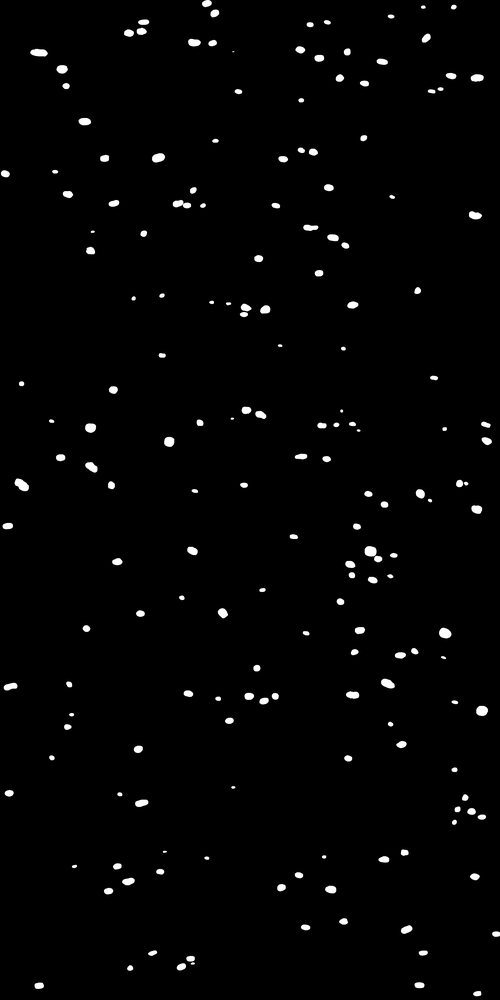
#> input picture ground_truth/2266/all_labels_2266.png, 500 x 1000 px, shrunk from 3078 x 6154 before the run; its folder holds 7 pictures in this run
$ jupyter execute --allow-errors ground_truth_evaluation.ipynb   (shell and % lines are left out)
#> lines starting #> are read from the running program, lines starting #| are printed output that depends on the picture; after the words box and inside, x2 and y2 are one past the last pixel; in counts of white or black regions, pixels touching at a corner belong together; long printed decimals are rounded
# Ground truth evaluation

#### Import the necessary packages

[cell 1]
import cv2
###################################################
import numpy as np
import matplotlib.pyplot as plt
from scipy import ndimage as ndi
import pandas as pd
###################################################
from skimage import data
from skimage import img_as_float, img_as_ubyte
from skimage.measure import label, regionprops, regionprops_table
###################################################
import glob
import time
import os
import sys
from pathlib import Path
###################################################
import sklearn
from sklearn.metrics import accuracy_score, balanced_accuracy_score, precision_score, recall_score
from sklearn.metrics import f1_score, jaccard_score
from sklearn.metrics import confusion_matrix, ConfusionMatrixDisplay

#### Version control

[cell 2]
from datetime import date
today = date.today().isoformat()

print(f"Notebook last run in {today}")

[cell 3]
sklearn.__version__ #scikit-learn

### Last edited: 20.06.2024

[cell 4]
today = time.strftime("%d_%m_%Y")
today

## Load images

All the necessary images should be in a folder called "sample_nr" (e.g. 2266).

[cell 5]
sample_nr = "2266"

[cell 6]
original = cv2.imread(f"{sample_nr}/2266.11C_crop_GT.tif", cv2.IMREAD_GRAYSCALE)

#> (a cell that did not finish here is left out)

[cell 8]
img_true = cv2.imread(f"{sample_nr}/all_labels_{sample_nr}.png", cv2.IMREAD_GRAYSCALE)
#> img_true is the input picture: shape (1000, 500); min 0, max 255, mean 3.9

[cell 9]
img_test = cv2.imread(f"{sample_nr}/2266.11C_segmented.png", cv2.IMREAD_GRAYSCALE)
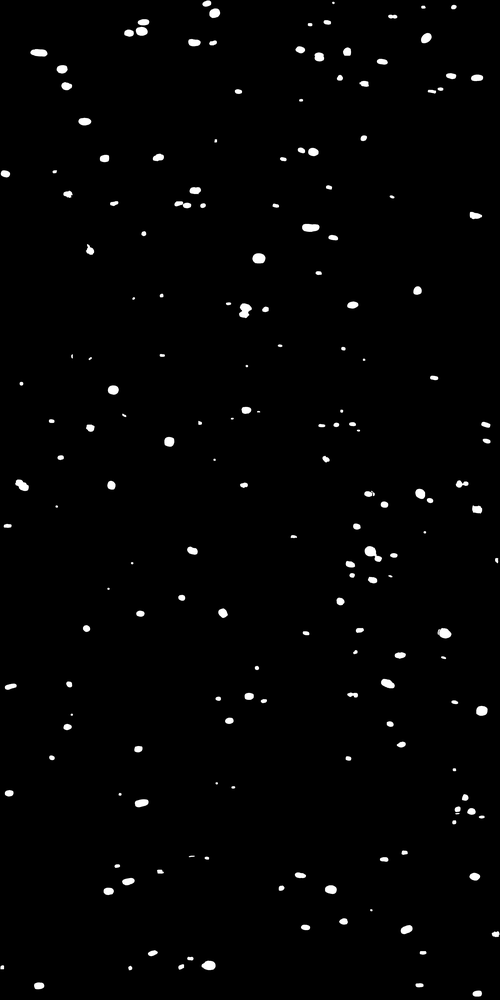
#> input picture ground_truth/2266/2266.11C_segmented.png, 500 x 1000 px, shrunk from 3078 x 6154 before the run
#> img_test is the input picture: shape (1000, 500); min 0, max 255, mean 3.4

[cell 10]
img_above = cv2.imread(f"{sample_nr}/AF_{sample_nr}.png", cv2.IMREAD_GRAYSCALE)
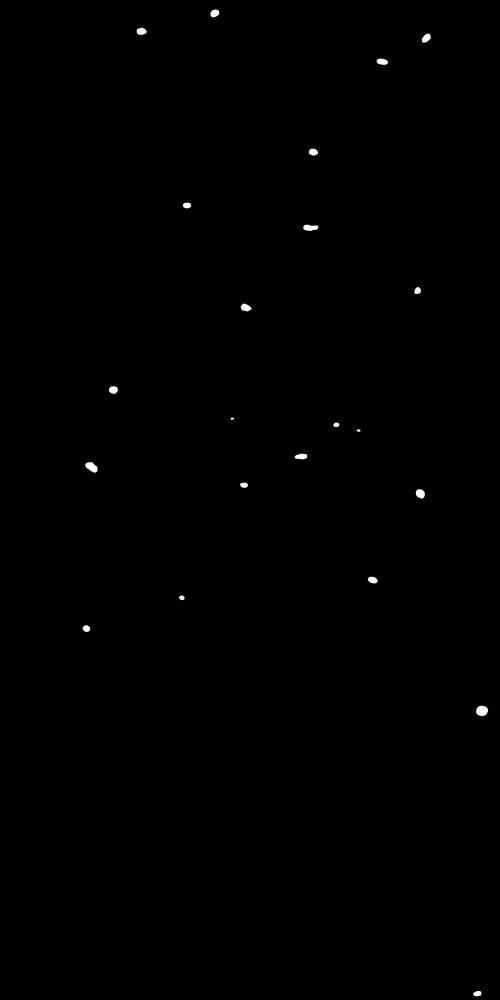
#> input picture ground_truth/2266/AF_2266.png, 500 x 1000 px, shrunk from 3078 x 6154 before the run
#> img_above is the input picture: shape (1000, 500); min 0, max 255, mean 0.5
img_focus = cv2.imread(f"{sample_nr}/focus_{sample_nr}.png", cv2.IMREAD_GRAYSCALE)
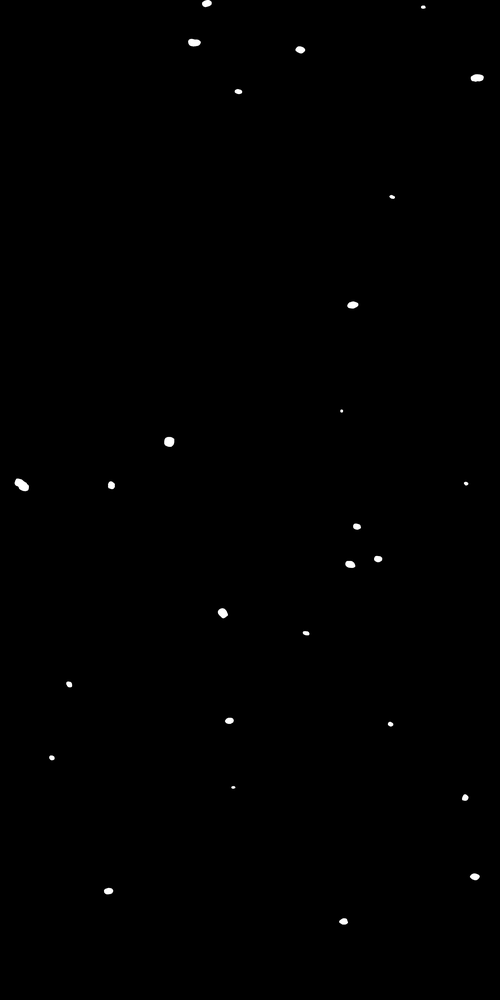
#> input picture ground_truth/2266/focus_2266.png, 500 x 1000 px, shrunk from 3078 x 6154 before the run
#> img_focus is the input picture: shape (1000, 500); min 0, max 255, mean 0.6
img_below = cv2.imread(f"{sample_nr}/BF_{sample_nr}.png", cv2.IMREAD_GRAYSCALE)
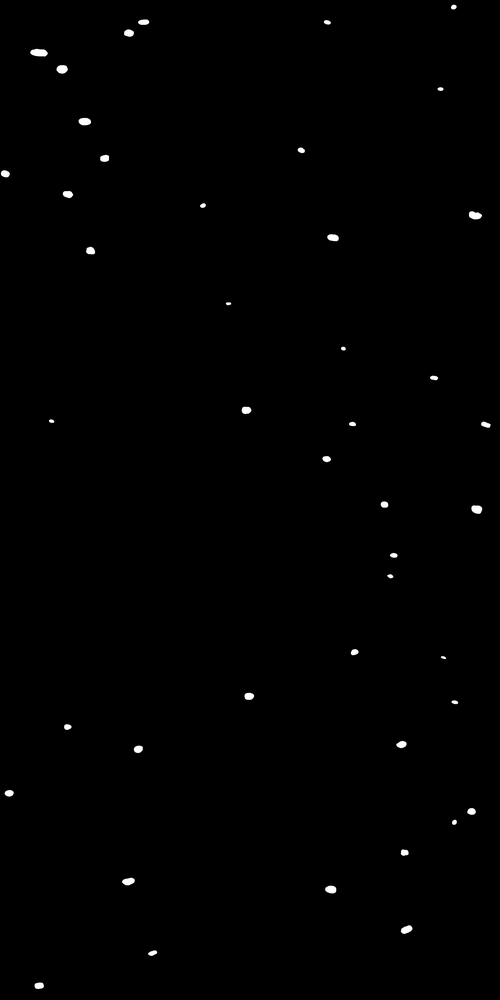
#> input picture ground_truth/2266/BF_2266.png, 500 x 1000 px, shrunk from 3078 x 6154 before the run
#> img_below is the input picture: shape (1000, 500); min 0, max 255, mean 1
img_orange = cv2.imread(f"{sample_nr}/FOF_{sample_nr}.png", cv2.IMREAD_GRAYSCALE)
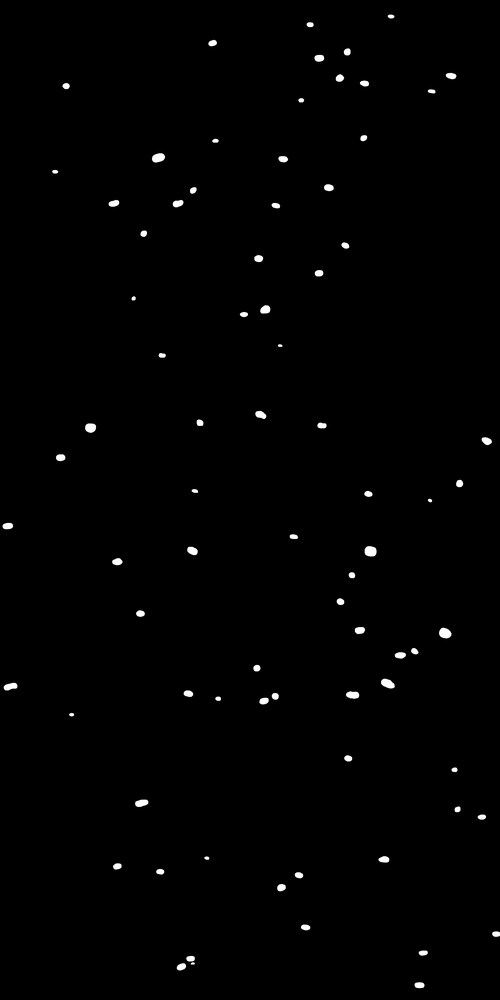
#> input picture ground_truth/2266/FOF_2266.png, 500 x 1000 px, shrunk from 3078 x 6154 before the run
#> img_orange is the input picture: shape (1000, 500); min 0, max 255, mean 1.8
img_blue = cv2.imread(f"{sample_nr}/X_{sample_nr}.png", cv2.IMREAD_GRAYSCALE)
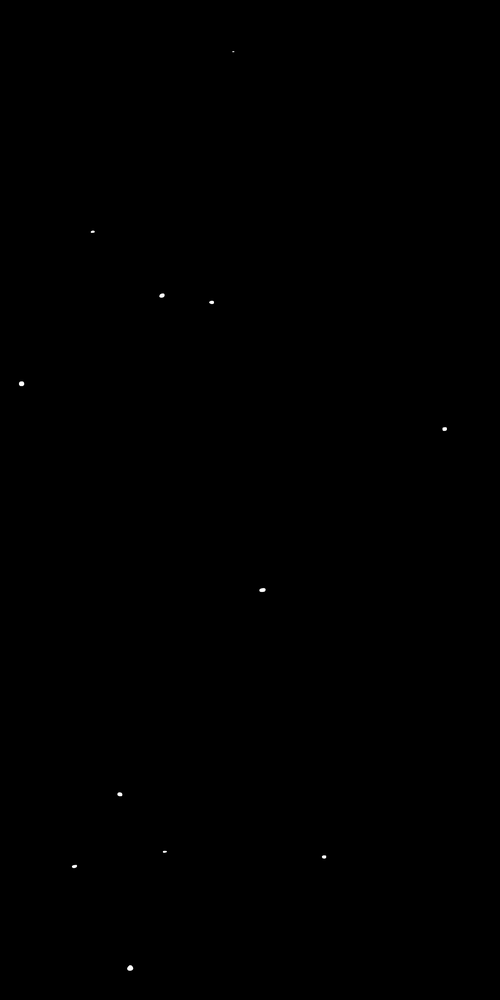
#> input picture ground_truth/2266/X_2266.png, 500 x 1000 px, shrunk from 3078 x 6154 before the run
#> img_blue is the input picture: shape (1000, 500); min 0, max 255, mean 0.1

[cell 11]
plt.imshow(img_true)

[cell 12]
plt.imshow(img_test)

## Calculate full-image segmentation metrics

[cell 13]
### Shape of the GT-image (Y,X)
shap = img_true.shape
shap

[cell 14]
true_label=label(img_true>0) ###Ground truth
#> true_label: shape (1000, 500) int32; 236 distinct labels, from 0 to 235
test_label=label(img_test>0) ###Segmented image
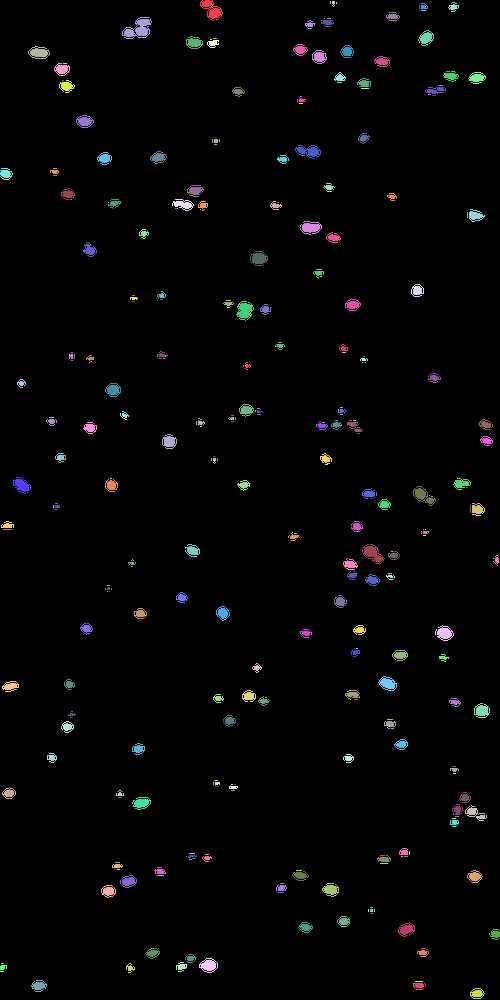
#> test_label: shape (1000, 500) int32; 314 distinct labels, from 0 to 313; one colour per label, 0 black

[cell 15]
true_obj = np.max(true_label)
#> true_obj = 235
seg_obj = np.max(test_label)
#> seg_obj = 313
print(true_obj,seg_obj)
#| 235 313

[cell 16]
img_true_reshape = img_true.reshape(-1)
img_test_reshape = img_test.reshape(-1)

[cell 17]
CM = confusion_matrix(img_true_reshape,img_test_reshape)
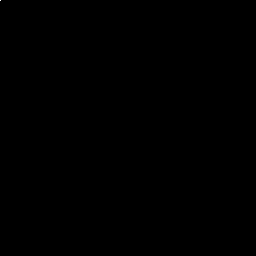
#> CM: shape (256, 256) int64; min 0, max 480819, mean 7.6; drawn with min black and max white

[cell 18]
acc = (CM[1][1]+CM[0][0])/(CM[1][1]+CM[0][0]+CM[0][1]+CM[1][0])
#> acc = 0.995
print(f"Accuracy: {acc}")
#| Accuracy: 0.9954

[cell 19]
bacc = balanced_accuracy_score(img_true_reshape,img_test_reshape)
#> bacc = 0.0257
print(f"Balanced accuracy: {bacc}")
#| Balanced accuracy: 0.02568

[cell 20]
prec = (CM[1][1])/(CM[1][1]+CM[0][1])
#> prec = 0.349
print(f"Precision: {prec}")
#| Precision: 0.3486

[cell 21]
rec = (CM[1][1])/(CM[1][1]+CM[1][0])
#> rec = 0.261
print(f"Recall: {rec}")
#| Recall: 0.2607

#> (a cell that did not finish here is left out)

## Visualize single objects

#### Ground truth and Segmented image

[cell 23]
true_label=label(img_true>0) ###Ground truth
test_label=label(img_test>0) ###Segmented image

[cell 24]
true_obj = np.max(true_label)
seg_obj = np.max(test_label)
print(true_obj,seg_obj)
#| 235 313

[cell 25]
true_props=regionprops(true_label,original)
#> true_props = 235 regions; largest, box (x1, y1, x2, y2) and area: (121, 17, 152, 39) 302, (362, 544, 385, 565) 246, (239, 404, 269, 422) 235, (325, 232, 352, 251) 207, (174, 953, 197, 973) 201
test_props=regionprops(test_label,original)
#> test_props = 313 regions; largest, box (x1, y1, x2, y2) and area: (122, 17, 152, 39) 337, (362, 544, 385, 565) 231, (200, 0, 223, 21) 228, (236, 301, 254, 321) 217, (295, 145, 321, 159) 197

[cell 26]
print(len(true_props),len(test_props))
#| 235 313

[cell 27]
### Choose an air hydrate number to compare labeled and segmented
hydrate = 13

[cell 28]
base_true=np.zeros(img_true.shape, dtype=np.uint8)
base_test=np.zeros(img_test.shape, dtype=np.uint8)

[cell 29]
coordinates_true = true_props[hydrate]["coords"]
#> coordinates_true = 86 pairs, first value 37 to 48, second value 206 to 218
coordinates_test = test_props[hydrate]["coords"]
#> coordinates_test = 60 pairs, first value 20 to 26, second value 321 to 333

[cell 30]
for coord in coordinates_true:
        base_true[coord[0],coord[1]]=255
#> this loop made 86 passes
#> coord on passes 1 to 8: [37, 213], [37, 214], [38, 210], [38, 211], [38, 212], [38, 215], [38, 216], [39, 209]
#> base_true: shape (1000, 500); 0.02% white; 1 white region, box (x1, y1, x2, y2) and area: (206, 37, 219, 49) 86

[cell 31]
for coord in coordinates_test:
        base_test[coord[0],coord[1]]=255
#> this loop made 60 passes
#> coord on passes 1 to 8: [20, 321], [20, 322], [20, 323], [20, 324], [20, 325], [20, 326], [20, 327], [20, 328]
#> base_test: shape (1000, 500); 0.01% white; 1 white region, box (x1, y1, x2, y2) and area: (321, 20, 334, 27) 60

#### Set bounding box expansion

[cell 32]
bounding_box = 12

[cell 33]
transposed = np.transpose(coordinates_true)

[cell 34]
if (np.min(transposed[0])-(bounding_box+1)) < 0:
    xmin = np.min(transposed[0])
else:
    xmin = np.min(transposed[0]) - bounding_box
#> xmin = 25
if (np.max(transposed[0])+(bounding_box+1)) > (shap[0]):
    xmax = np.max(transposed[0])
else:
    xmax = np.max(transposed[0]) + bounding_box
#> xmax = 60

[cell 35]
if (np.min(transposed[1])-(bounding_box+1)) < 0:
    ymin = np.min(transposed[1])
else:
    ymin = np.min(transposed[1]) - bounding_box
#> ymin = 194
if (np.max(transposed[1])+(bounding_box+1)) > (shap[1]):
    ymax = np.max(transposed[1])
else:
    ymax = np.max(transposed[1]) + bounding_box
#> ymax = 230

[cell 36]
print(xmin,xmax,ymin,ymax)
#| 25 60 194 230

[cell 37]
background = np.zeros(base_true[xmin:xmax,ymin:ymax].shape, dtype=np.uint8)

[cell 38]
r=img_as_ubyte(base_true[xmin:xmax,ymin:ymax])
#> r: shape (35, 36); 6.8% white; 1 white region, box (x1, y1, x2, y2) and area: (12, 12, 25, 24) 86
g=background
b=background

[cell 39]
bgr=cv2.merge((b,g,r))

#> (a cell that did not finish here is left out)

#> (a cell that did not finish here is left out)

#### Plot

[cell 42]
# create figure
fig = plt.figure(figsize=(12, 12))

# setting values to rows and column variables
rows = 1
columns = 4

# Adds a subplot at the 1st position
fig.add_subplot(rows, columns, 1)

# showing image
plt.imshow(base_true[xmin:xmax,ymin:ymax], cmap="gray")
#plt.axis('off')
plt.title("Ground truth")

# Adds a subplot at the 2nd position
fig.add_subplot(rows, columns, 2)

# showing image
plt.imshow(img_test[xmin:xmax,ymin:ymax],cmap="gray")
plt.axis('off')
plt.title("Segmentation")

# Adds a subplot at the 3rd position
fig.add_subplot(rows, columns, 3)

# showing image
#> (the rest of this cell did not finish here and is left out)

placeholder

placeholder

# Compare each object

### Define functions

[cell 43]
def func(nr_obj,img_true,true_props,img_test,bbox_size,a,true_area,slize,TP,TN,FP,FN):
#> called with nr_obj = 235, bbox_size = 12, a = 0
    for amount in range(nr_obj):
        base_true=np.zeros(img_true.shape, dtype=np.uint8)
        coordinates = true_props[a]["coords"]
        for coord in coordinates:
            base_true[coord[0],coord[1]]=255
        transposed = np.transpose(coordinates)
        if (np.min(transposed[0])-(bbox_size+1)) < 0:
            xmin = np.min(transposed[0])
        else:
            xmin = np.min(transposed[0]) - bbox_size
        if (np.max(transposed[0])+(bbox_size+1)) > (shap[0]):
            xmax = np.max(transposed[0])
        else:
            xmax = np.max(transposed[0]) + bbox_size
        if (np.min(transposed[1])-(bbox_size+1)) < 0:
            ymin = np.min(transposed[1])
        else:
            ymin = np.min(transposed[1]) - bbox_size
        if (np.max(transposed[1])+(bbox_size+1)) > (shap[1]):
            ymax = np.max(transposed[1])
        else:
            ymax = np.max(transposed[1]) + bbox_size
        true_crop = base_true[xmin:xmax,ymin:ymax]
        seg_crop = img_test[xmin:xmax,ymin:ymax]
        true_crop_reshape = true_crop.reshape(-1)
        seg_reshape=seg_crop.reshape(-1)
        CM = confusion_matrix(true_crop_reshape,seg_reshape)
        true_area.append(true_props[a]["area"])
        slize.append(true_props[a]["slice"])
        TP.append(CM[1][1])
        TN.append(CM[0][0])
        FP.append(CM[0][1])
        FN.append(CM[1][0])
        a=a+1
#> this loop made 235 passes
#> (coordinates, transposed, xmin, xmax, ymin, ymax, CM) on passes 18, 21, 23: ([[49, 232], [49, 233], [49, 234]], [[49, 49, 49], [232, 233, 234]], 37, 61, 220, 246, [[621, 0], [3, 0]]), ([[51, 236], [52, 236]], [[51, 52], [236, 236]], 39, 64, 224, 248, [[598, 0], [2, 0]]), ([[54, 232], [54, 233]], [[54, 54], [232, 233]], 42, 66, 220, 245, [[598, 0], [2, 0]])
#> pass 1, in func, `seg_crop = img_test[xmin:xmax,ymin:ymax]`:
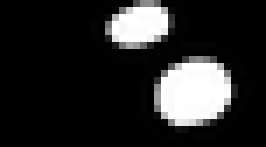
#> seg_crop: shape (21, 38) (shown 7 times larger); min 0, max 255, mean 39.6
#> after the loop, FN = 235 values, max 100 at index 170, min 0 at index 0, mean 1.59; FP = 235 values, max 38 at index 197, min 0 at index 5, mean 8.33; TN = 235 values, max 2057 at index 7, min 258 at index 169, mean 946.8; TP = 235 values from 0 to 0; a = 235; slize = 235 items; true_area = 235 values, max 302 at index 7, min 1 at index 36, mean 68.38

[cell 44]
def stats(true_area,slize,TP,TN,FP,FN,bboxx,r):
#> called with bboxx = 12, r = 0
    seg_img_data = pd.DataFrame()
    seg_img_data["area"] = true_area
    seg_img_data["slice"] = slize
    seg_img_data["TP_full-image"] = TP
    seg_img_data["TN_full-image"] = TN
    seg_img_data["FP_full-image"] = FP
    seg_img_data["FN_full-image"] = FN
    seg_img_data["bounding_box"] = bboxx
    seg_img_data["full_precision"] = seg_img_data["TP_full-image"] / (seg_img_data["TP_full-image"]+seg_img_data["FP_full-image"])
    seg_img_data["true_size"] = seg_img_data["TP_full-image"] + seg_img_data["FN_full-image"]
    seg_size = []
    for obj in range(len(seg_img_data["TP_full-image"])):
        if seg_img_data["TP_full-image"][r] > 0:
            seg_ah_size = seg_img_data["TP_full-image"][r]+seg_img_data["FP_full-image"][r]
            r = r+1
        else:
            seg_ah_size = 0
            r = r+1
        seg_size.append(seg_ah_size)
    seg_img_data["seg_size"] = seg_size
    seg_img_data["diameter_gt"] = 2 * np.sqrt(seg_img_data["area"]/np.pi)
    seg_img_data["diameter_seg"] = 2 * np.sqrt(seg_img_data["seg_size"]/np.pi)
    seg_img_data["diameter_difference"] = seg_img_data["diameter_seg"] - seg_img_data["diameter_gt"]
    seg_img_data["diameter_difference_percent"] = seg_img_data["diameter_difference"] / seg_img_data["diameter_gt"] * 100
    seg_img_data["IoU"] = seg_img_data["TP_full-image"] / (seg_img_data["TP_full-image"]+seg_img_data["FN_full-image"]+seg_img_data["FP_full-image"])
    seg_img_data.fillna(0, inplace=True)
    return seg_img_data

### Set bounding box expansion

[cell 45]
bboxx = 12

## Full image

[cell 46]
TP=[]
TN=[]
FP=[]
FN=[]
true_area=[]
slize=[]

[cell 47]
st = time.time()

[cell 48]
### Call and execute the earlier defined function
func(len(true_props), img_true, true_props, img_test, bboxx, 0, true_area, slize, TP, TN, FP, FN)

[cell 49]
et = time.time()

[cell 50]
elapsed_time = et - st
print('Execution time:', elapsed_time, 'seconds')

[cell 51]
### Call and execute the earlier defined function
data_full = stats(true_area,slize,TP,TN,FP,FN,bboxx,0)

[cell 52]
data_full[0:3]

[cell 53]
pos = len(data_full.loc[data_full['diameter_difference_percent'] > -100])
pos

#### Save data

[cell 54]
now_II = time.strftime("%H-%M")
now_II

[cell 55]
data_full.to_csv(f"{sample_nr}_data-full_{today}_{now_II}.csv",sep=";")

[cell 56]
data_full["full_precision"].plot(kind="hist",bins=100)
plt.title("Precision scores of each AH in GT- vs. seg-image")
plt.xlabel("Precision score")
plt.ylabel("Objects")
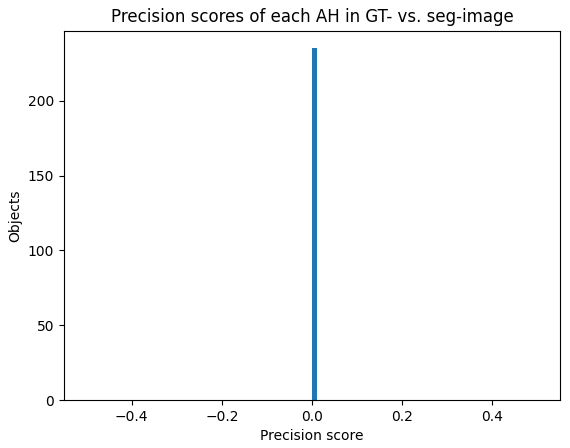
#> figure drawn by matplotlib, 1 panel; tallest bar 235 high, from x = 0 to 0.01

[cell 57]
print(f"AH in GT: {true_obj}, Objects in SEG: {seg_obj}, AH erkannt: {pos/true_obj}({pos}), Artefacts: {(seg_obj-pos)/seg_obj}({seg_obj-pos})")
#| AH in GT: 235, Objects in SEG: 313, AH erkannt: 0.0(0), Artefacts: 1.0(313)
#> (the rest of the program and of its run is left out)
